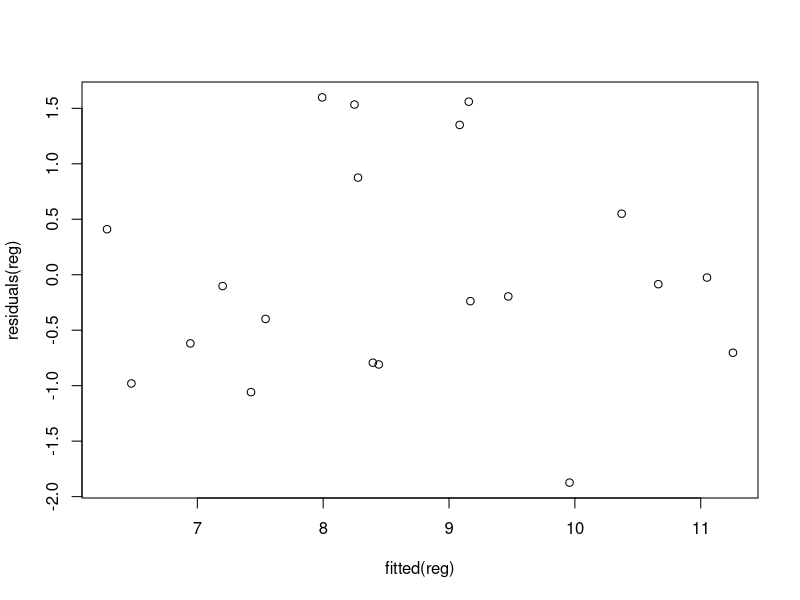
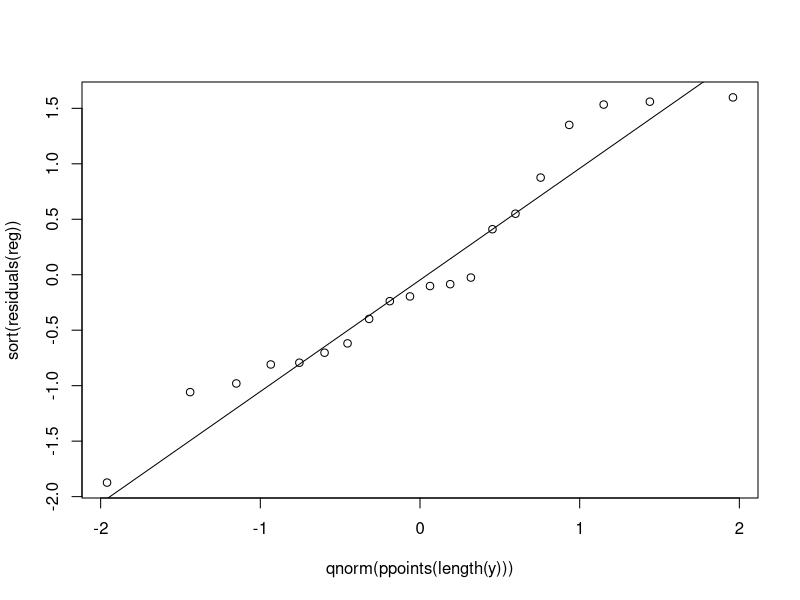
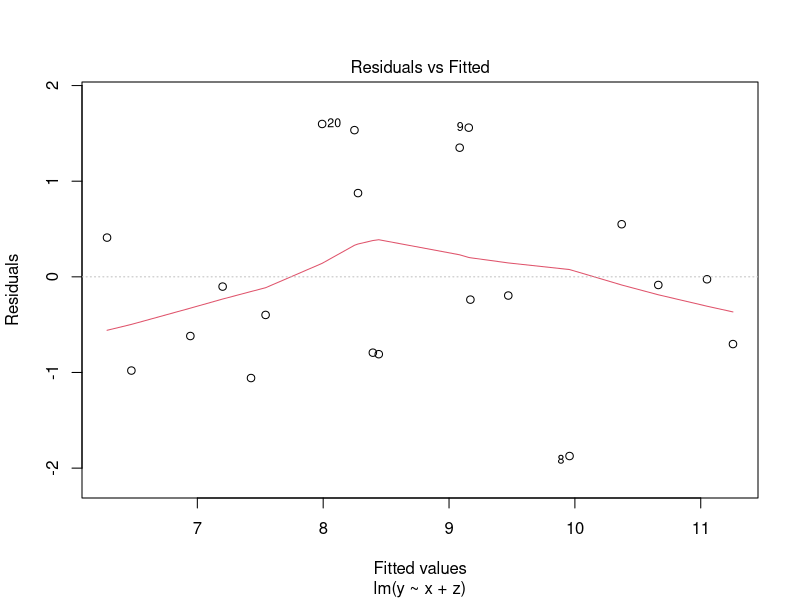
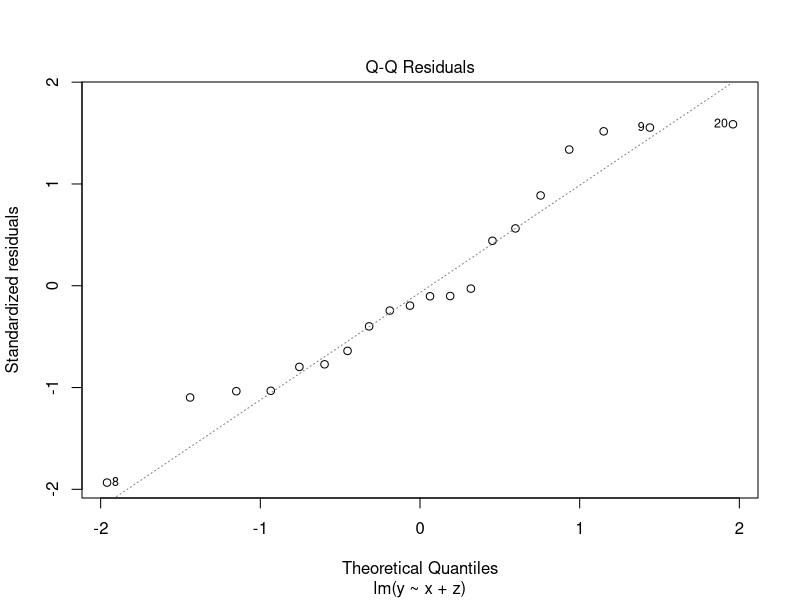
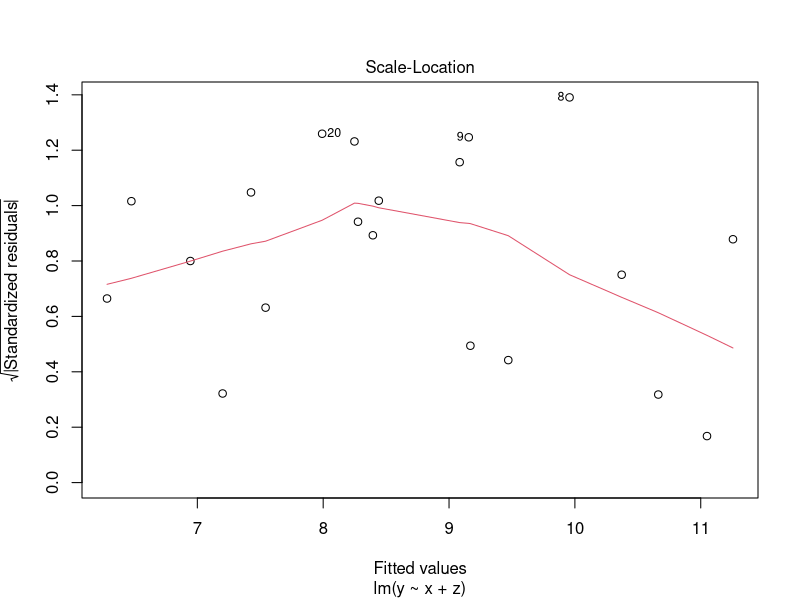
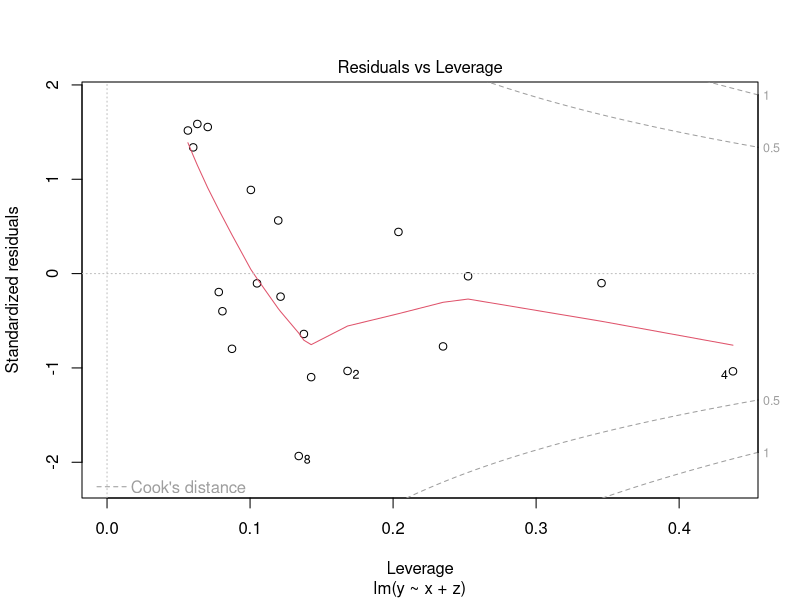
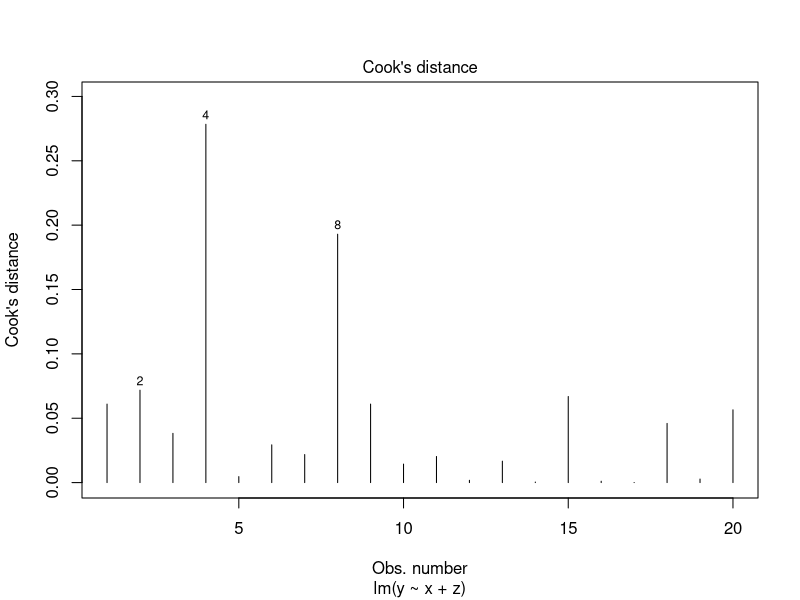

The R source for these figures, in order: (Note: this script raises an error after producing the figures.)
## ---- chunk 1
x <- runif(20, 3, 5)
z <- rnorm(20)
(y <- rnorm(20, mean = 1 + x*2))
reg <- lm(y~x+z)
## ---- chunk 2
plot(residuals(reg)~fitted(reg))
## ---- chunk 3
plot(sort(residuals(reg)) ~qnorm(ppoints(length(y))))
qqline(residuals(reg))
## ---- chunk 4
plot(reg)
## ---- chunk 5
plot(reg, which = 4)
## ---- chunk 6
car::residualPlots(reg, layout = c(3, 1))
## ---- chunk 7
plot(y ~ predict(reg), xlim = range(predict(reg)), ylim = range(y))
abline(0, 1, col = "red", lwd = 2)
segments(x0 = predict(reg), x1 = predict(reg), y0 = predict(reg), y1 = y, col = "blue")
